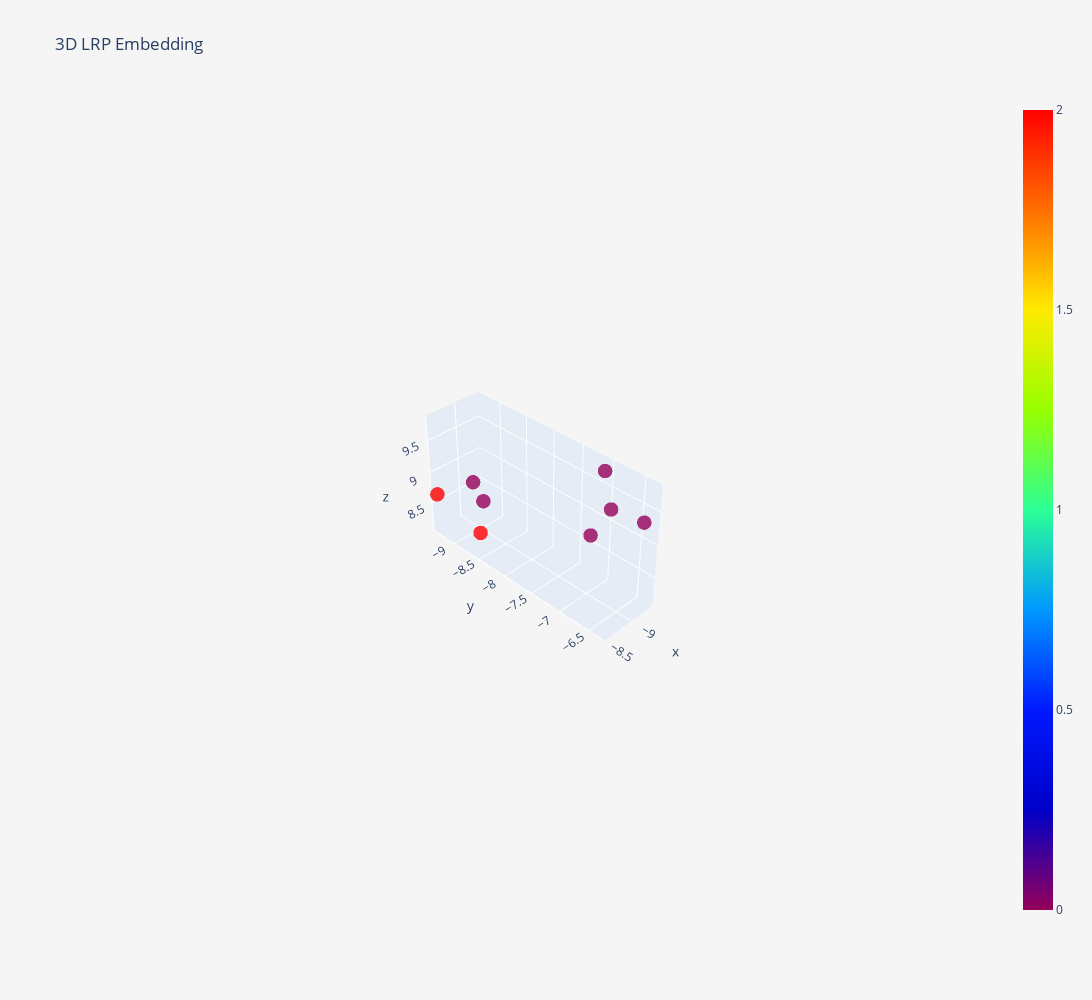

This figure's notebook cell:
### Code cell
from sklearn.preprocessing import MinMaxScaler
from helper import plot_3d_lrp

reducer = umap.UMAP(random_state=42,
                    n_components = 3,
                    n_neighbors=6,
                    min_dist=0)

reducer_pipeline = Pipeline([
            ("umap", reducer),
#             ("scaler",  MinMaxScaler())
])

reducer_pipeline.fit(lrp)
embeddings = reducer_pipeline.transform(lrp)
plot_3d_lrp(embeddings, colors= enc.transform(_labels.reshape(-1,1))[:,0], labels=_labels )

### Figure 1 — Plotly figure (JSON) as saved in the notebook; plotly's stock layout.template omitted (floating-point values rounded to 4 significant figures)
{"data": [{"marker": {"color": [0, 0, 2, 0, 0, 0, 2, 0], "colorscale": [[0, "rgb(150,0,90)"], [0.125, "rgb(0,0,200)"], [0.25, "rgb(0,25,255)"], [0.375, "rgb(0,152,255)"], [0.5, "rgb(44,255,150)"], [0.625, "rgb(151,255,0)"], [0.75, "rgb(255,234,0)"], [0.875, "rgb(255,111,0)"], [1, "rgb(255,0,0)"]], "opacity": 0.8, "showscale": true, "size": 5}, "mode": "markers", "name": "Training", "text": ["ASD", "ASD", "ATYPICAL_MULLEN", "ASD", "ASD", "ASD", "ATYPICAL_MULLEN", "ASD"], "type": "scatter3d", "x": [-8.785, -8.72, -8.871, -9.169, -9.229, -9.223, -8.518, -9.381], "y": [-8.696, -6.728, -8.878, -9.338, -6.342, -6.978, -9.329, -6.986], "z": [8.756, 9.262, 8.092, 8.576, 9.386, 9.822, 8.689, 9.178]}], "layout": {"autosize": false, "height": 1000, "paper_bgcolor": "#F5F5F5", "scene": {"aspectmode": "auto", "aspectratio": {"x": 0.5238, "y": 1.818, "z": 1.05}, "camera": {"center": {"x": 0, "y": 0, "z": 0}, "eye": {"x": 4.165, "y": 4.165, "z": 4.165}, "projection": {"type": "perspective"}, "up": {"x": 0, "y": 0, "z": 1}}}, "title": {"text": "3D LRP Embedding"}, "width": 1200}}
